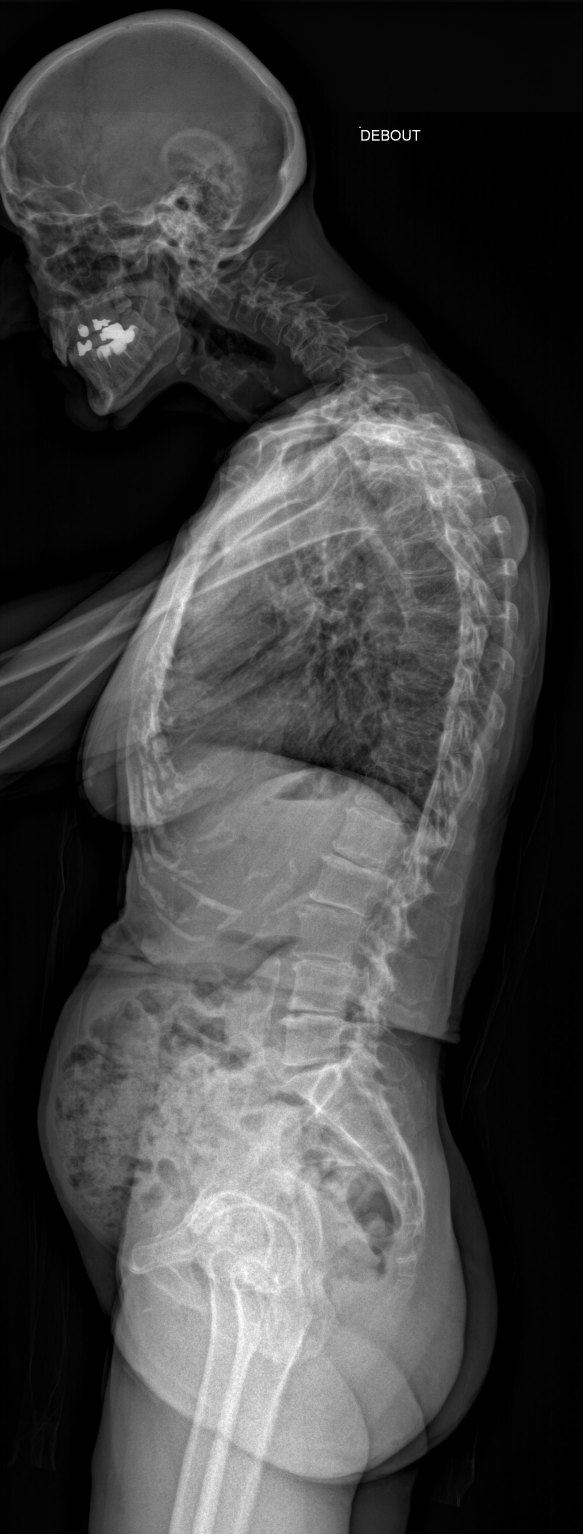
%> input picture data/2012-06- 1.jpg, 1748 x 4601 px (shown at 1/3 size); its folder holds only this picture in this run
$ octave contrast.m   (GNU Octave 9; MATLAB toolbox functions it lacks are replaced by stand-ins)
%> lines starting %> are read from the running program, lines starting %| are printed output that depends on the picture
### contrast_image.m
%% Contrast the image with the linear transformation and saturation
function [J, x1, x2] = contrast_image(image)

I = image;
I2 = rgb2gray(I);

% searching the right method
%J1 = adapthisteq(I2);
%J2 = histeq(I2);

% linear transormation with saturation for 3 times
% for every part of the image
J3A = imadjust(I2, [0.22 0.41]); %neck values
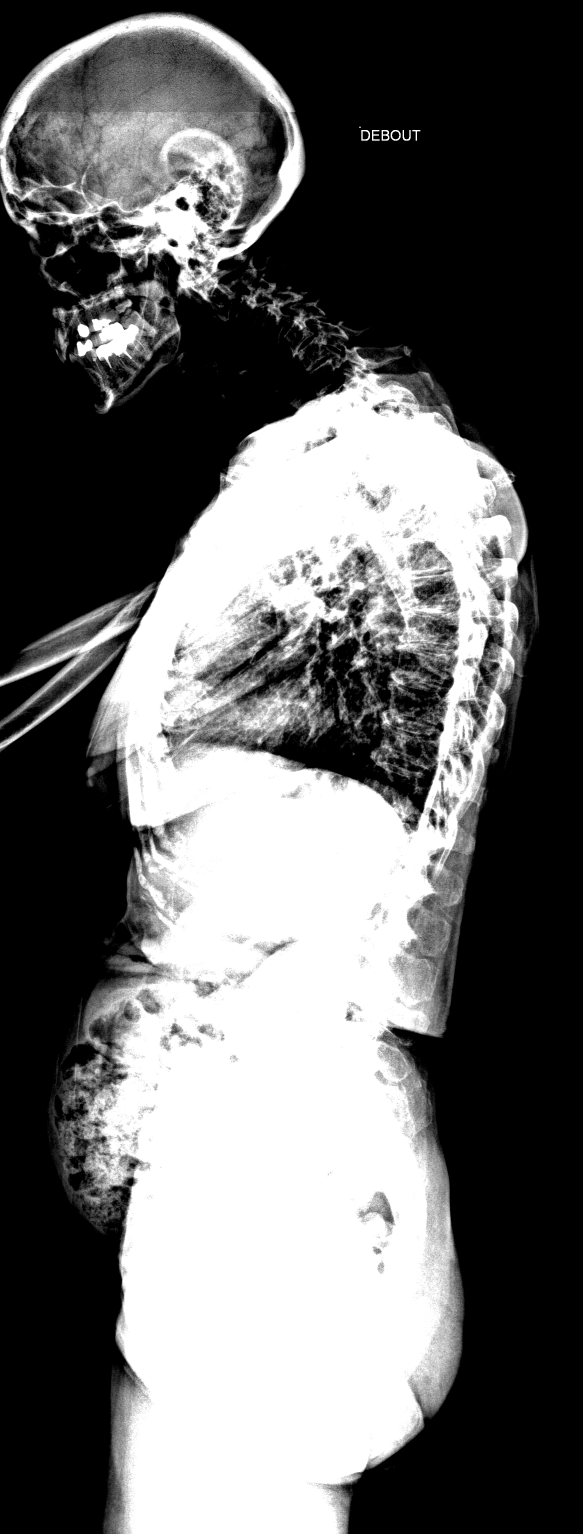
%> J3A: size 4601x1748 uint8 (shown at 1/3 size); min 0, max 255, mean 104.4
J3B = imadjust(I2, [0.42 0.70]); %body values
J3C = imadjust(I2, [0.50 0.73]); %pelvis values
D1 = imadjust(I2, [0.5 0.58]); %detection values 1
D2 = imadjust(I2, [0.79 0.99]); %detection values 2
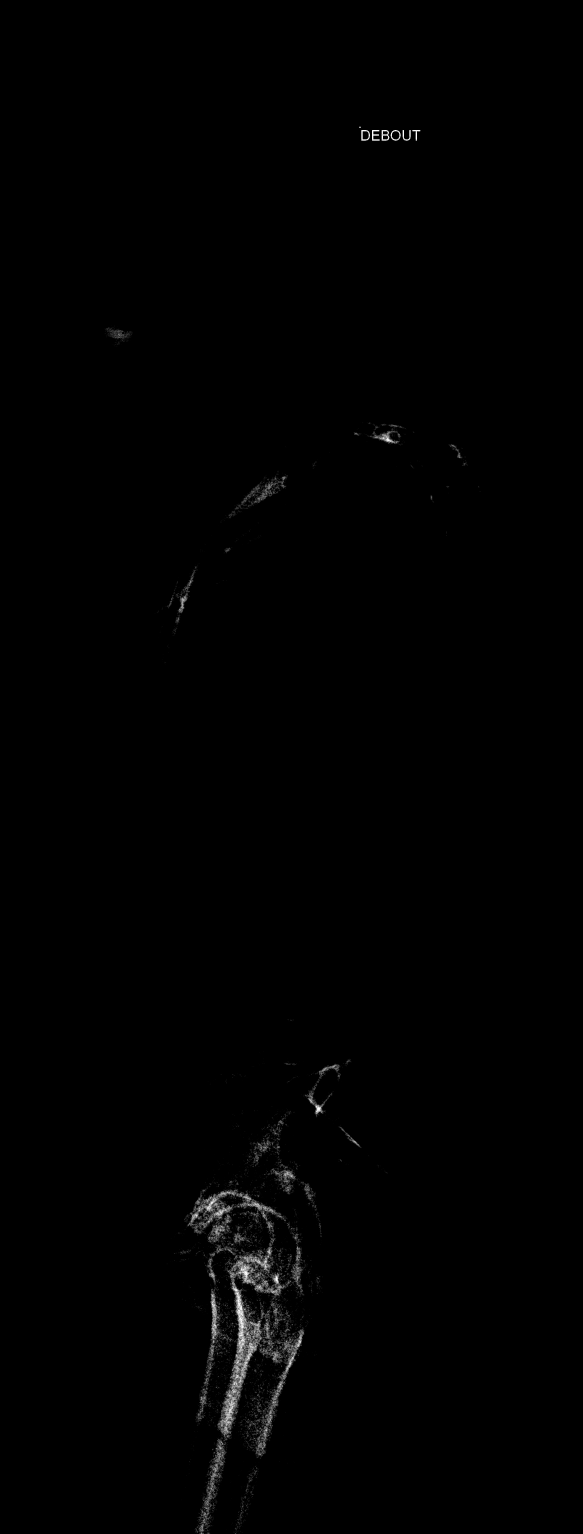
%> D2: size 4601x1748 uint8 (shown at 1/3 size); min 0, max 255, mean 1.4

% [6 lines of commented-out code are left out]
[m,n] = size(I2);
%> m = 4601; n = 1748
x1 = 1000;
x2 = 2000;

% finding the first cut of the image
for i = 1:1:m
    numBlackPixels = sum(D1(i,:) < 5);
    if numBlackPixels < n*3/4
        x1 = i
        break;
    end
end
%> after the loop, x1 = 1271

% finding the second cut of the image
x2 = x1;
%> x2 = 1271
pix_l = n;
%> pix_l = 1748
for i = x1:1:m
    lpix = n;
    for j = 1:1:n
        if D2(i,j) > 50
            lpix = j;
        end
    end
    if lpix < pix_l
        pix_l = lpix;
        x2 = i;
    end
end
%> this loop made 3331 passes
%> (pix_l, x2) on pass 2: (1111, 1272)
%> after the loop, pix_l = 521; x2 = 1897
x2 = x2 + 500 % translation
%> x2 = 2397

% crop the images at the rigth places
J3A = imcrop(J3A, [0 0 n x1]);
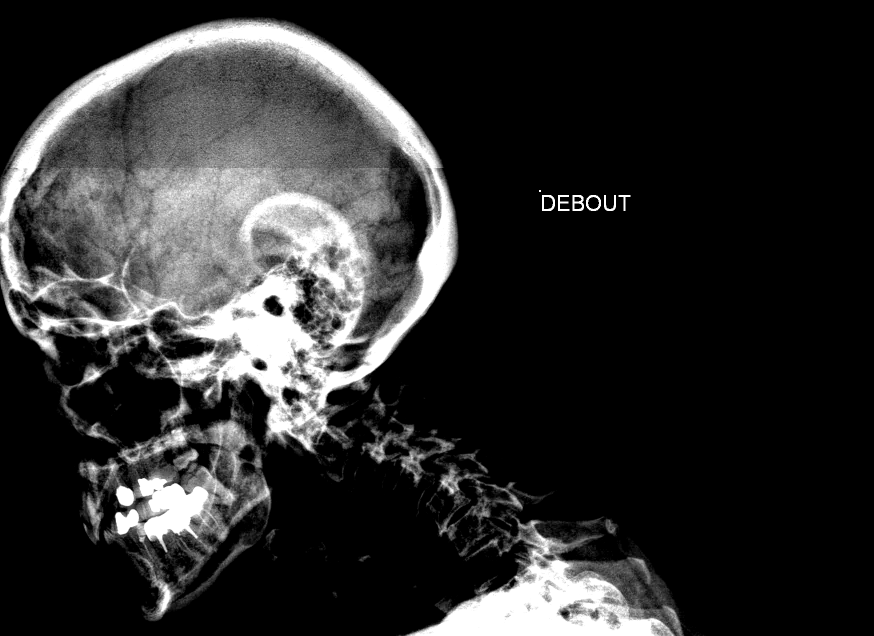
%> J3A: size 1271x1748 uint8 (shown at 1/2 size); min 0, max 255, mean 45.4
J3B = imcrop(J3B, [0 x1+1 n x2-x1]);
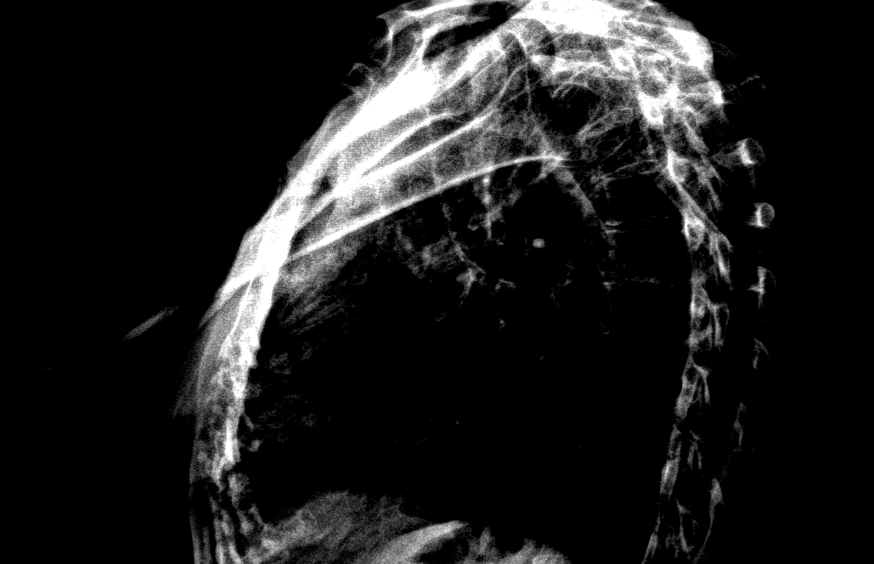
%> J3B: size 1127x1748 uint8 (shown at 1/2 size); min 0, max 255, mean 30.1
J3C = imcrop(J3C, [0 x2+1 n m-x2]);
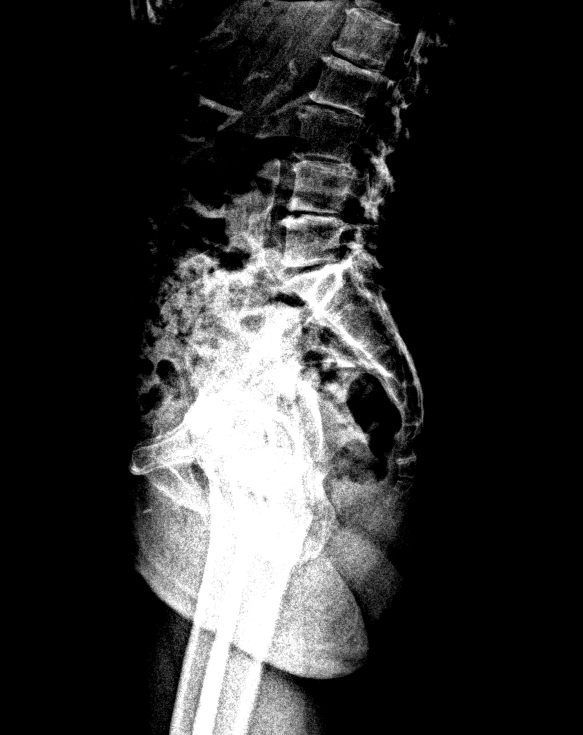
%> J3C: size 2204x1748 uint8 (shown at 1/3 size); min 0, max 255, mean 49.5
J = cat(1,J3A,J3B,J3C); %concatenate
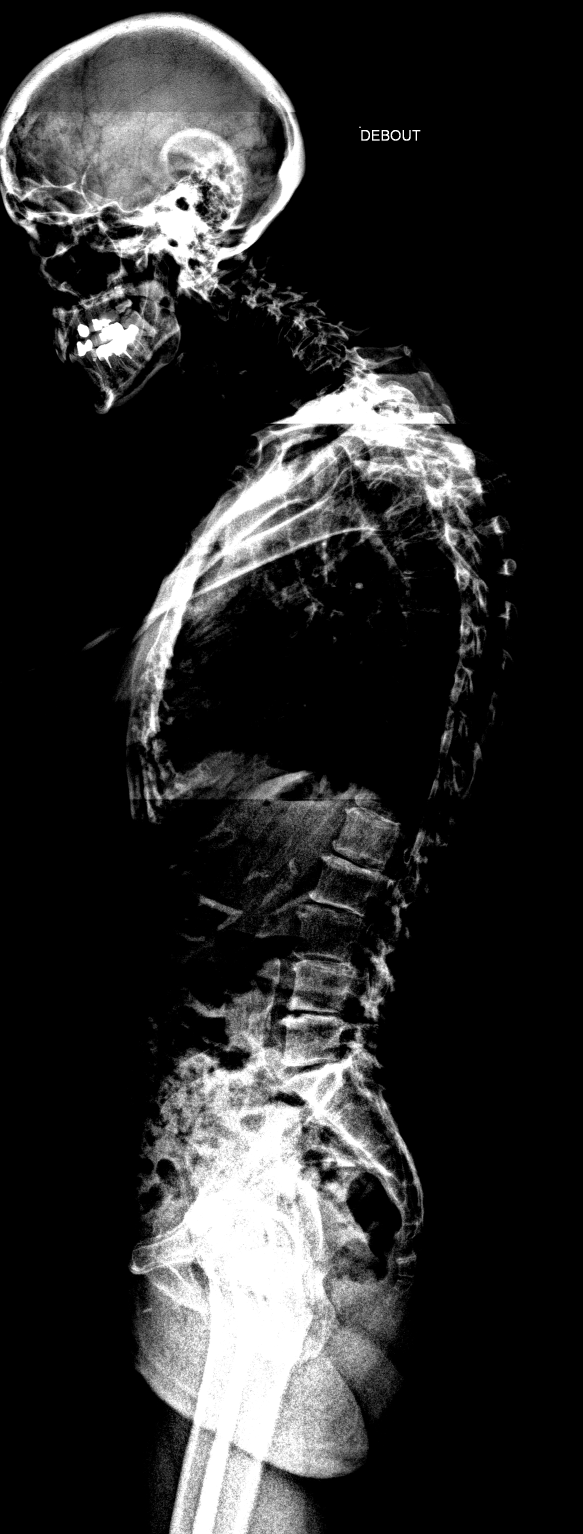
%> J: size 4602x1748 uint8 (shown at 1/3 size); min 0, max 255, mean 43.6
figure;
imshowpair(I2,J,'montage');
%imshow(J)
end

### contrast.m

%Img = imread('data/2012-06- 22.jpg');
%contrast_image(Img);

%% Création des images contrastées et calcul de début et fin de la colonne.
clear;
files = dir(fullfile('data','*.jpg'));
M_separation = zeros(30,2);
M_end_spine = zeros(30,2);
M_beg_spine = zeros(30,2);

for i = 1:1:30
    path_in = strcat('data/', files(i).name);
    Img = imread(path_in);
    [J, line_sup, line_inf] = contrast_image(Img);
%> line_sup = 1271; line_inf = 2397
%> (the run ends here)
